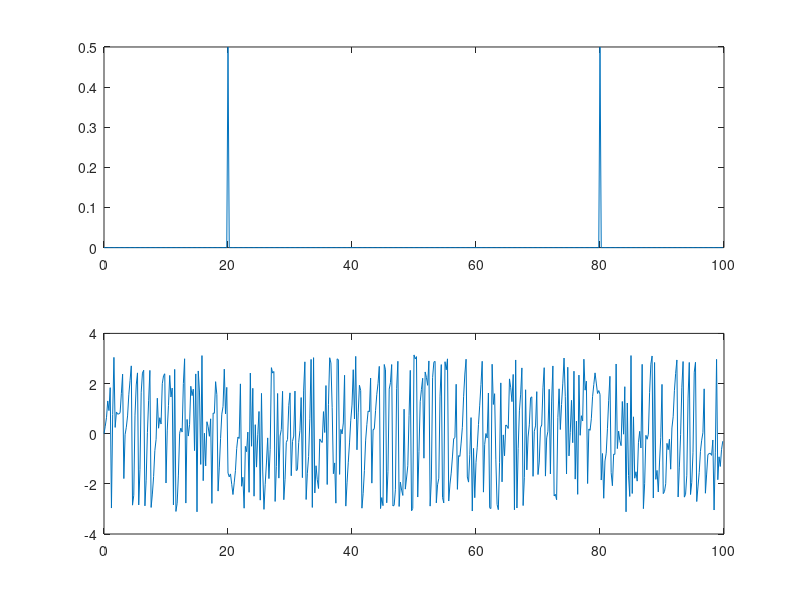

Here is the MATLAB script that generated this plot:

%Cviceni 5
clear all

%{
UKOL
1.) vygenerovat 1 sekundu signálu cosinus, zobrazit amplitudové i fázové spektrum
2.) změnit dobu trvání = 1.05 sekundy (nebo např. trvání = 1 a f = 9.5 Hz)
3.) zpět dobu trvání na 1 sekundu, přičíst stejnosměrnou složku 0.4
4.) přičíst další složku - tentokrát sinus 15 Hz a poloviční amplituda
%}

fs = 100; % vzorkovací kmitočet [Hz]
f = 20; % frekvence cosinu [Hz]
%90 Hz sinus dopadne pri vzorkovani 100 jako normalni sinusovka
A = 1; % amplituda
t = 5;

tO = (0:t*fs -1)/fs;
signal = A * sin(2*pi*f*tO);
F = fft(signal)/length(signal);
f = 0: fs/length(F): fs - fs/length(F); %spravne oznaceni os - dulezite odecist posledni delta
%vzorkovacka 100 vzorku -- fft ma take 100 frekvenci --> frekvenci krok 1
%Hz

subplot(2,1,1);
plot(f, abs(F));
subplot(2,1,2);
plot(f, angle(F));

%{
Domácí úkol (aktivita): z přednášky vzít vzorec na obdélník ve složkovém tvaru FŘ, sečíst několik prvních harmonických - délku signálu zvolit na celý počet period, zobrazit signál a jeho spektrum pomocí fft.
%}



